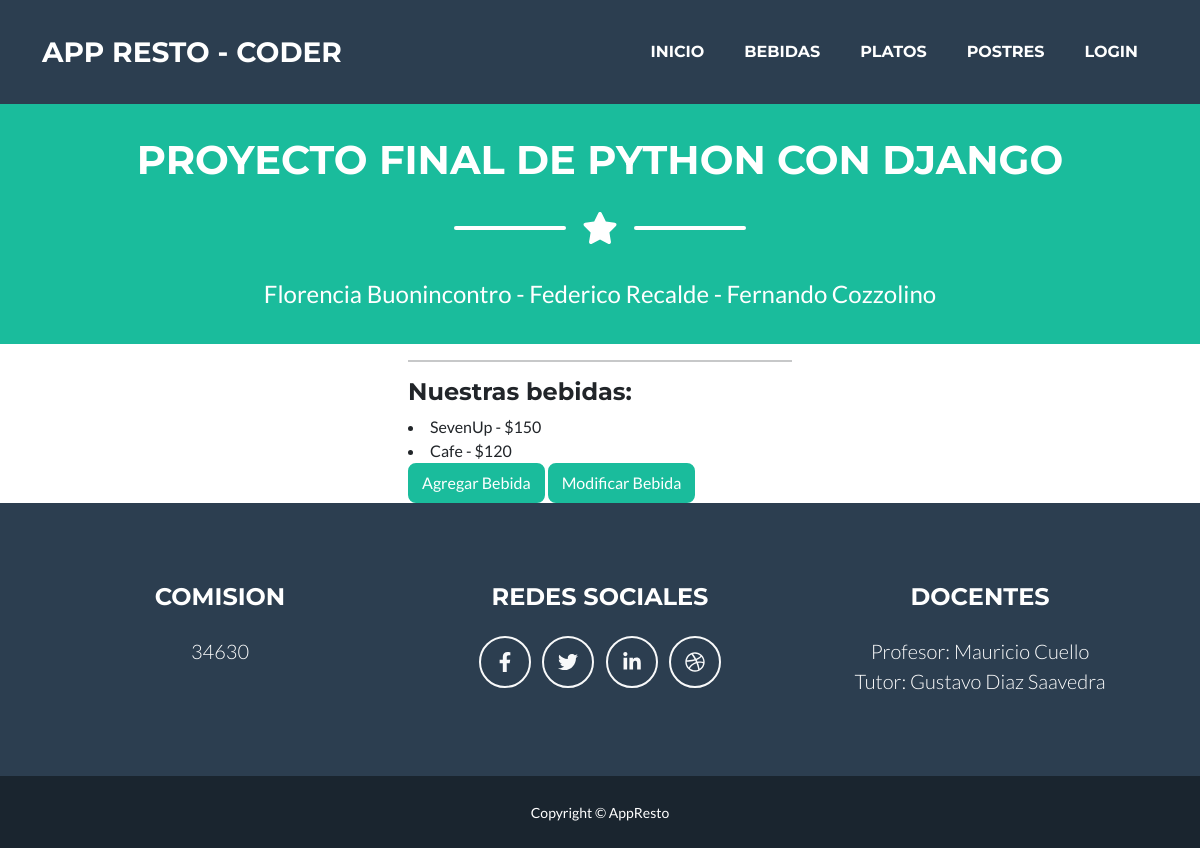
The app's page /bebidas/, older data.
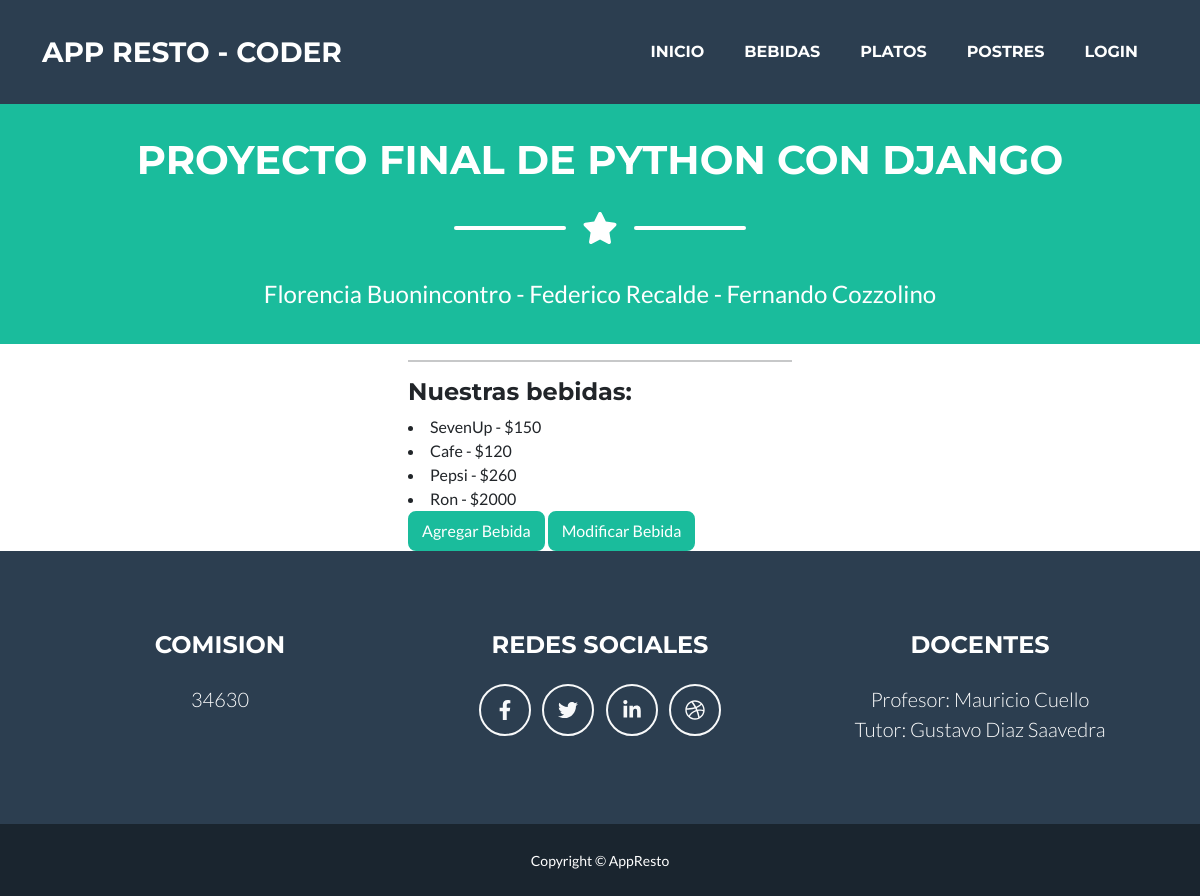
The same page, newer data.
### AppResto/models.py (models this page shows, shortened)
class Bebida(models.Model):
    bebida =  models.CharField(max_length=50)
    precio =  models.IntegerField()

### AppResto/views.py (the view)
# urls.py: path('bebidas/', bebidas, name="Bebidas"),
def bebidas(request):
    lista = Bebida.objects.all()
    return render(request, "bebidas.html", {"lista_bebida": lista})

### AppResto/templates/bebidas.html
{% extends 'padre.html' %}
{% load static %}
{% block contenidoDinamico %}
<h4>Nuestras bebidas:</h4>
{% for bebida in lista_bebida %}
    <li>{{bebida.bebida}} - ${{bebida.precio}}</li>
{% endfor %}
<a href="{% url 'bebidaFormulario' %}" class="btn btn-primary" role="button">Agregar Bebida</a>
<a href="{% url 'Bebidas_list' %}" class="btn btn-primary" role="button">Modificar Bebida</a>
{% endblock contenidoDinamico %}

Row changes from the older to the newer data that the page shows:
added Bebida: bebida "Pepsi", precio "260"
added Bebida: bebida "Ron", precio "2000"
